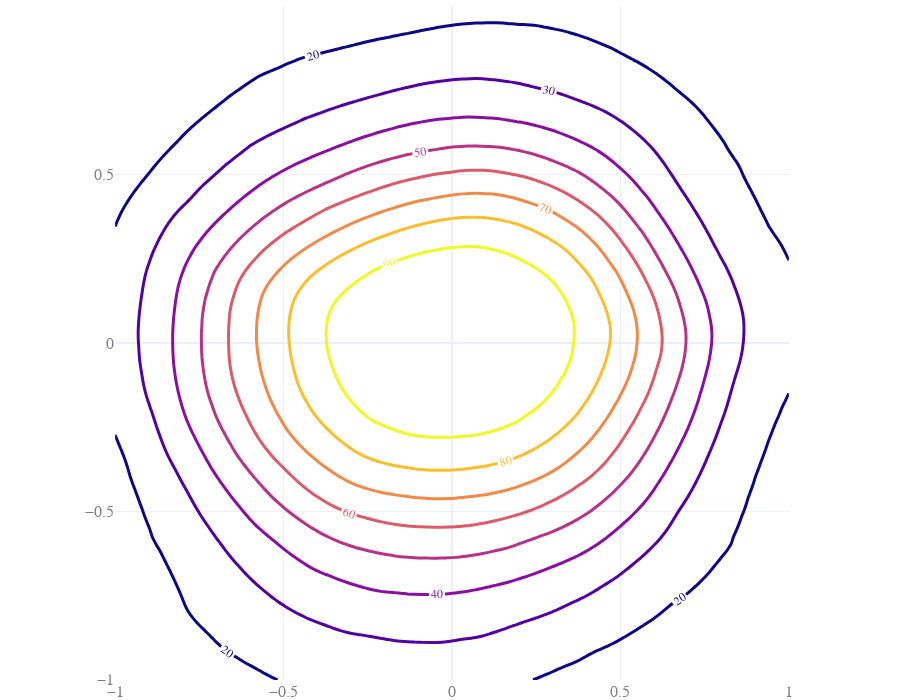

Write notebook code for a chart like this one.
### Code cell
# Accuracy contour lines
acc_data = go.Contour(x=xi,
                      y=yi,
                      z=acc_contours,
                      contours=dict(showlabels=True,
                                    labelfont=dict(size=12)),
                      contours_coloring='lines',
                      line_width=3,
                      showscale=False,
                      hovertemplate="<b>Location</b>: %{x:.2f}, %{y:.2f}<br>"+
                                    "<b>Accuracy</b>: %{z:.2f}<extra></extra>",
                      hoverlabel=dict(bgcolor='darkslategray'))


fig = go.Figure(acc_data)
fig.update_layout(template="plotly_white",
                  xaxis=dict(constrain="domain"),
                  yaxis=dict(scaleanchor='x'),
                  hoverlabel=dict(font_size=18),
                  height=700,
                  margin=dict(r=0, l=0, b=0, t=0, pad=0),
                  font=dict(family="Courier New, monospace",
                            size=16,
                            color="#7f7f7f"))

### Figure 1 — Plotly figure (JSON) as saved in the notebook; plotly's stock layout.template omitted (floating-point values rounded to 4 significant figures; data arrays with more than 128 entries replaced by an {"elided": "..."} marker saying what was removed)
{"data": [{"contours": {"coloring": "lines", "labelfont": {"size": 12}, "showlabels": true}, "hoverlabel": {"bgcolor": "darkslategray"}, "hovertemplate": "<b>Location</b>: %{x:.2f}, %{y:.2f}<br><b>Accuracy</b>: %{z:.2f}<extra></extra>", "line": {"width": 3}, "showscale": false, "type": "contour", "x": [-1, -0.9798, -0.9596, -0.9394, -0.9192, -0.899, -0.8788, -0.8586, -0.8384, -0.8182, -0.798, -0.7778, -0.7576, -0.7374, -0.7172, -0.697, -0.6768, -0.6566, -0.6364, -0.6162, -0.596, -0.5758, -0.5556, -0.5354, -0.5152, -0.4949, -0.4747, -0.4545, -0.4343, -0.4141, -0.3939, -0.3737, -0.3535, -0.3333, -0.3131, -0.2929, -0.2727, -0.2525, -0.2323, -0.2121, -0.1919, -0.1717, -0.1515, -0.1313, -0.1111, -0.09091, -0.07071, -0.05051, -0.0303, -0.0101, 0.0101, 0.0303, 0.05051, 0.07071, 0.09091, 0.1111, 0.1313, 0.1515, 0.1717, 0.1919, 0.2121, 0.2323, 0.2525, 0.2727, 0.2929, 0.3131, 0.3333, 0.3535, 0.3737, 0.3939, 0.4141, 0.4343, 0.4545, 0.4747, 0.4949, 0.5152, 0.5354, 0.5556, 0.5758, 0.596, 0.6162, 0.6364, 0.6566, 0.6768, 0.697, 0.7172, 0.7374, 0.7576, 0.7778, 0.798, 0.8182, 0.8384, 0.8586, 0.8788, 0.899, 0.9192, 0.9394, 0.9596, 0.9798, 1], "y": [-1, -0.9798, -0.9596, -0.9394, -0.9192, -0.899, -0.8788, -0.8586, -0.8384, -0.8182, -0.798, -0.7778, -0.7576, -0.7374, -0.7172, -0.697, -0.6768, -0.6566, -0.6364, -0.6162, -0.596, -0.5758, -0.5556, -0.5354, -0.5152, -0.4949, -0.4747, -0.4545, -0.4343, -0.4141, -0.3939, -0.3737, -0.3535, -0.3333, -0.3131, -0.2929, -0.2727, -0.2525, -0.2323, -0.2121, -0.1919, -0.1717, -0.1515, -0.1313, -0.1111, -0.09091, -0.07071, -0.05051, -0.0303, -0.0101, 0.0101, 0.0303, 0.05051, 0.07071, 0.09091, 0.1111, 0.1313, 0.1515, 0.1717, 0.1919, 0.2121, 0.2323, 0.2525, 0.2727, 0.2929, 0.3131, 0.3333, 0.3535, 0.3737, 0.3939, 0.4141, 0.4343, 0.4545, 0.4747, 0.4949, 0.5152, 0.5354, 0.5556, 0.5758, 0.596, 0.6162, 0.6364, 0.6566, 0.6768, 0.697, 0.7172, 0.7374, 0.7576, 0.7778, 0.798, 0.8182, 0.8384, 0.8586, 0.8788, 0.899, 0.9192, 0.9394, 0.9596, 0.9798, 1], "z": {"elided": "100x100 float values"}}], "layout": {"font": {"color": "#7f7f7f", "family": "Courier New, monospace", "size": 16}, "height": 700, "hoverlabel": {"font": {"size": 18}}, "margin": {"b": 0, "l": 0, "pad": 0, "r": 0, "t": 0}, "xaxis": {"constrain": "domain"}, "yaxis": {"scaleanchor": "x"}}}
